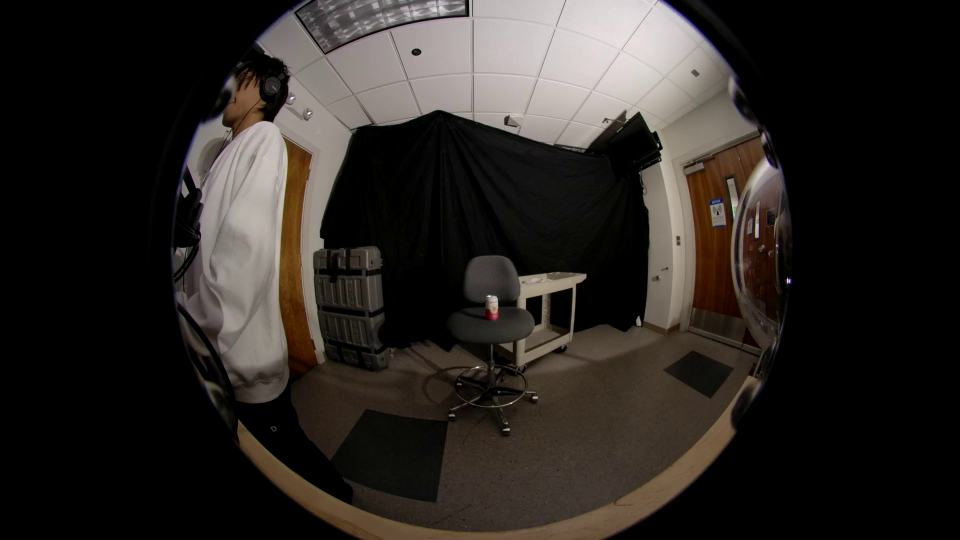
#> input picture oneemL.png, 1920 x 1080 px (shown at 1/2 size)
$ python medium_undistort.py oneemL.png   (older library calls are emulated)
#> lines starting #> are read from the running program, lines starting #| are printed output that depends on the picture
# You should replace these 3 lines with the output in calibration step


import numpy as np
import cv2
import sys
import os

""" LEFT
DIM=(1920, 1080)
K=np.array([[386.86272580887766, 0.0, 961.3496948184803], [0.0, 386.4098425816344, 507.1367485438685], [0.0, 0.0, 1.0]])
D=np.array([[0.025075441107852738], [-0.026474731140917737], [0.02878644374021592], [-0.011533604444589816]])
"""

""" RIGHT
DIM=(1920, 1080)
K=np.array([[386.49404392457035, 0.0, 950.7834022296813], [0.0, 386.17955232335163, 534.966578693153], [0.0, 0.0, 1.0]])
D=np.array([[0.027946380281796915], [-0.02052588351194629], [0.015438289890456498], [-0.005880227411641979]])
"""

""" LEFT V2
DIM=(1920, 1080)
K=np.array([[390.04427555700215, 0.0, 961.6136195957941], [0.0, 389.91220362222515, 508.6686936437803], [0.0, 0.0, 1.0]])
D=np.array([[0.025635339869543264], [-0.037264630055349614], [0.03804086063442726], [-0.01399852912413158]])
"""

""" RIGHT V2
DIM=(1920, 1080)
K=np.array([[386.386322313026, 0.0, 950.8192461891825], [0.0, 386.0537491228412, 534.9458738253207], [0.0, 0.0, 1.0]])
D=np.array([[0.028665799058537656], [-0.022179141581777077], [0.017364406587187752], [-0.006659607916889329]])
"""


"""
RIGHT V3
DIM=(1920, 1080)
K=np.array([[383.79819905045014, 0.0, 950.841380203322], [0.0, 383.68682183155533, 538.7921696730444], [0.0, 0.0, 1.0]])
D=np.array([[0.026925685740203802], [-0.018518059358608334], [0.009094269262267371], [-0.001960963690379811]])
"""
""""""
DIM=(1920, 1080)
KL=np.array([[386.86272580887766, 0.0, 961.3496948184803], [0.0, 386.4098425816344, 507.1367485438685], [0.0, 0.0, 1.0]])
DL=np.array([[0.025075441107852738], [-0.026474731140917737], [0.02878644374021592], [-0.011533604444589816]])

KR=np.array([[386.386322313026, 0.0, 950.8192461891825], [0.0, 386.0537491228412, 534.9458738253207], [0.0, 0.0, 1.0]])
DR=np.array([[0.028665799058537656], [-0.022179141581777077], [0.017364406587187752], [-0.006659607916889329]])


DIM=(1920, 1080)
KL=np.array([[395.4530008616194, 0.0, 963.432229566367], [0.0, 395.83878152049635, 514.9656543995023], [0.0, 0.0, 1.0]])
DL=np.array([[0.03954210101929567], [-0.04414180964904044], [0.010031675245531085], [-0.006319647628990719]])


DIM=(1920, 1080)
KR=np.array([[383.73693323646796, 0.0, 950.8380618959513], [0.0, 383.60744219920514, 538.7646980955202], [0.0, 0.0, 1.0]])
DR=np.array([[0.02706025916829062], [-0.018673375073422746], [0.009177632228162414], [-0.001976113179652662]])


#def undistort(img_path):
#img_path=
imgL= cv2.imread('oneemL.png')
#> imgL is the input picture: shape (1080, 1920, 3); mean B, G, R 35.2, 38.8, 43.2
imgR = cv2.imread('oneemR.png')
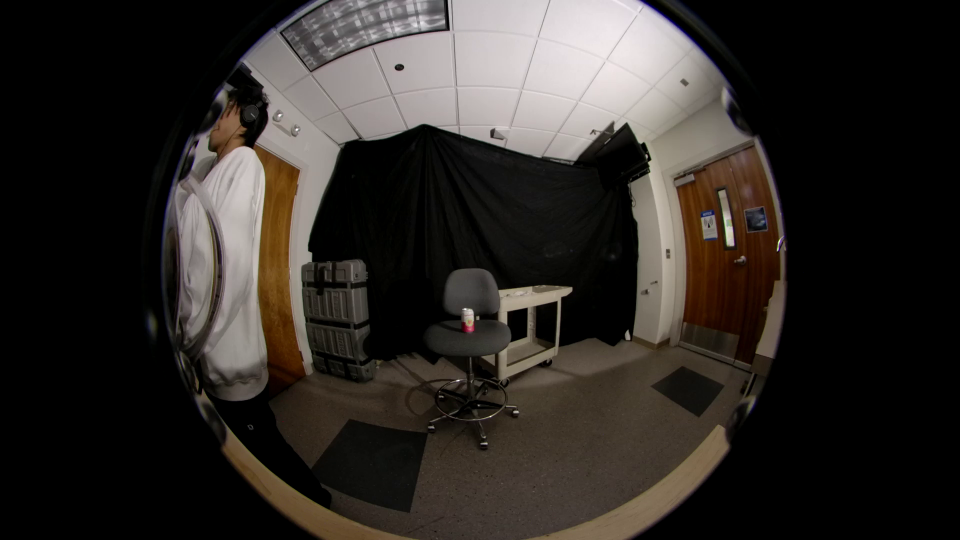
#> input picture oneemR.png, 1920 x 1080 px (shown at 1/2 size)
#> imgR is the input picture: shape (1080, 1920, 3); mean B, G, R 38.7, 42.5, 47
h,w = imgL.shape[:2]
#> h = 1080; w = 1920
mapL, map2L = cv2.fisheye.initUndistortRectifyMap(KL, DL, np.eye(3), KL, DIM, cv2.CV_16SC2)
undistorted_imgL = cv2.remap(imgL, mapL, map2L, interpolation=cv2.INTER_LINEAR, borderMode=cv2.BORDER_CONSTANT)
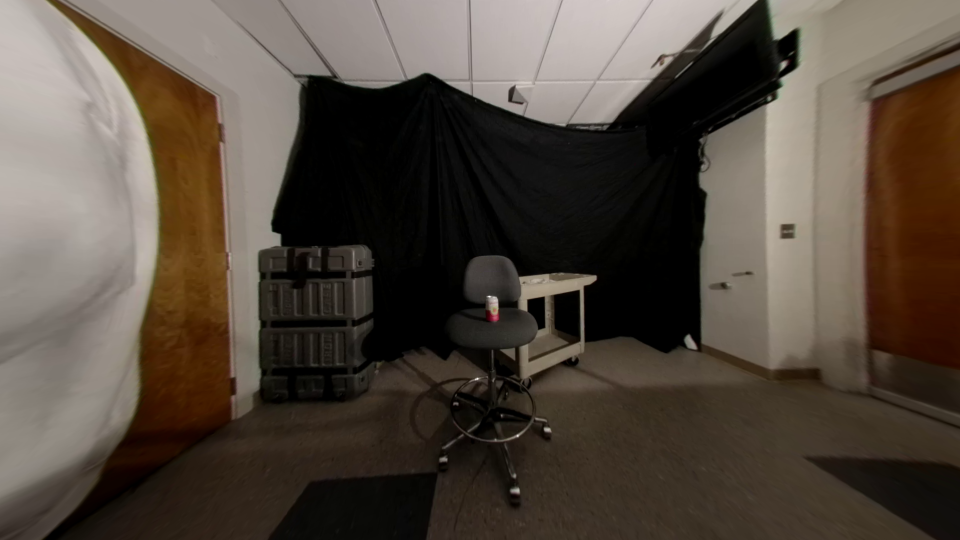
#> undistorted_imgL: shape (1080, 1920, 3) (shown at 1/2 size); mean B, G, R 62.4, 72.5, 82.8

mapR, map2R = cv2.fisheye.initUndistortRectifyMap(KR, DR, np.eye(3), KR, DIM, cv2.CV_16SC2)
undistorted_imgR = cv2.remap(imgR, mapR, map2R, interpolation=cv2.INTER_LINEAR, borderMode=cv2.BORDER_CONSTANT)
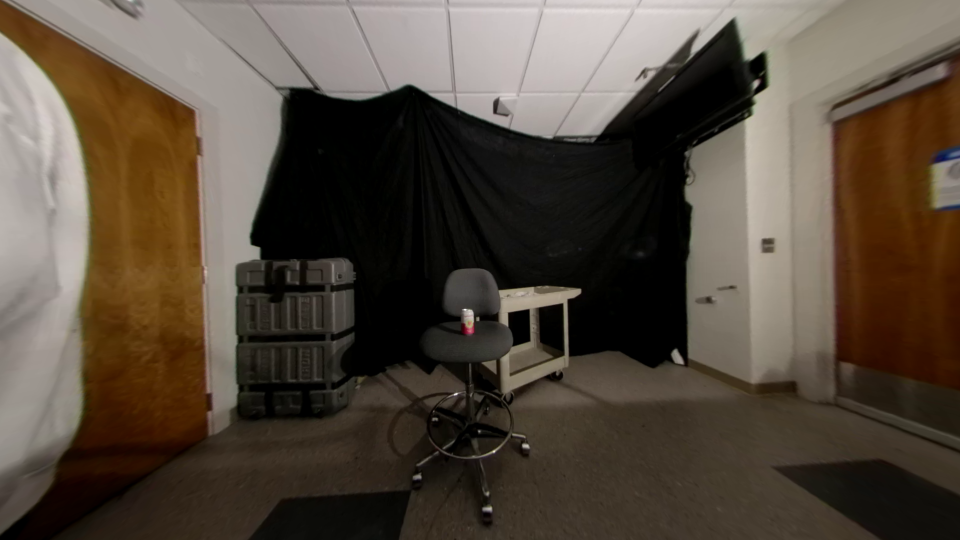
#> undistorted_imgR: shape (1080, 1920, 3) (shown at 1/2 size); mean B, G, R 61.4, 73.5, 84.5

cv2.imshow("mul", undistorted_imgL)
cv2.imwrite('oneemLu.png',undistorted_imgL)

cv2.imshow("mur", undistorted_imgL)
cv2.imwrite('oneemRu.png',undistorted_imgR)

cv2.waitKey(0)
cv2.destroyAllWindows()
#if __name__ == '__main__':
 #   for p in sys.argv[1:]:
  #      undistort(p)
